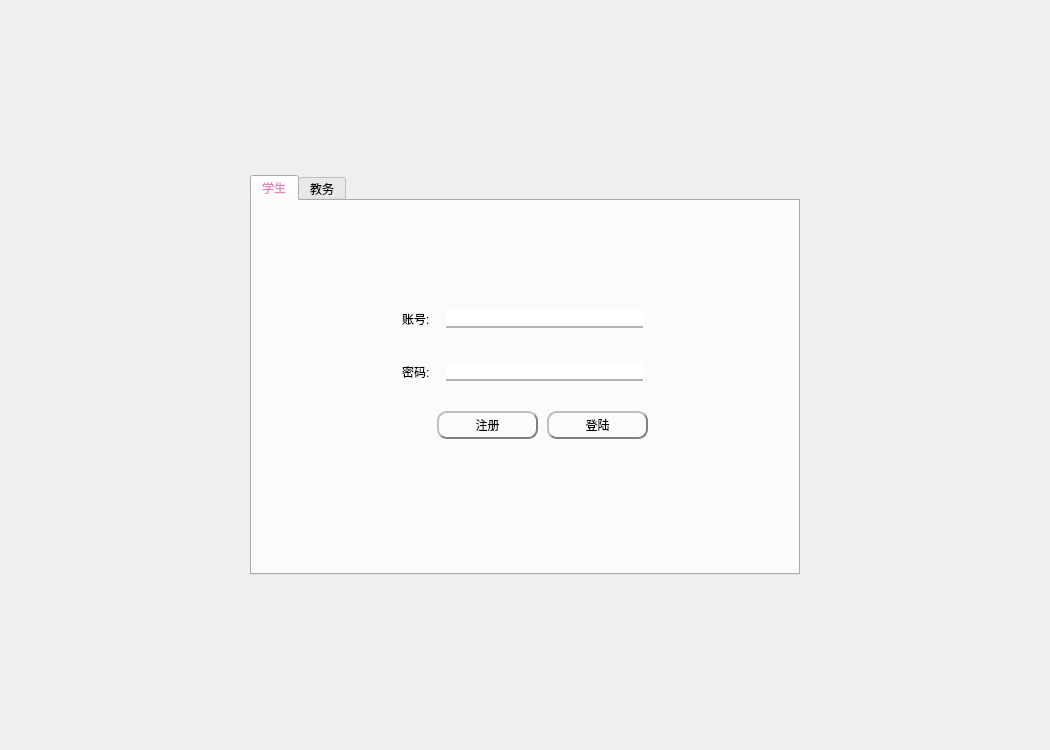
<?xml version="1.0" encoding="UTF-8"?>
<ui version="4.0">
 <class>Dialog</class>
 <widget class="QDialog" name="Dialog">
  <property name="windowModality">
   <enum>Qt::WindowModal</enum>
  </property>
  <property name="geometry">
   <rect>
    <x>0</x>
    <y>0</y>
    <width>1050</width>
    <height>750</height>
   </rect>
  </property>
  <property name="minimumSize">
   <size>
    <width>1050</width>
    <height>750</height>
   </size>
  </property>
  <property name="maximumSize">
   <size>
    <width>1050</width>
    <height>750</height>
   </size>
  </property>
  <property name="windowTitle">
   <string>登陆</string>
  </property>
  <property name="windowIcon">
   <iconset resource="icons.qrc">
    <normaloff>:/1/icons/window_icon.png</normaloff>:/1/icons/window_icon.png</iconset>
  </property>
  <property name="styleSheet">
   <string notr="true">font: 10pt &quot;微软雅黑&quot;;</string>
  </property>
  <layout class="QGridLayout" name="gridLayout_5">
   <item row="0" column="0">
    <widget class="QTabWidget" name="tabWidget">
     <property name="minimumSize">
      <size>
       <width>550</width>
       <height>400</height>
      </size>
     </property>
     <property name="maximumSize">
      <size>
       <width>550</width>
       <height>399</height>
      </size>
     </property>
     <property name="styleSheet">
      <string notr="true">QPushButton{border-radius: 10px;border: 2px groove gray;border-style: outset;}
QPushButton:hover{color: #66A3FF;background:qlineargradient(x1: 0, y1: 0, x2: 0, y2: 1,stop: 0 #fafafa, stop: 0.4 #f4f4f4,stop: 0.5 #e7e7e7, stop: 1.0 #fafafa);}
QPushButton:pressed{color: #E680BD;}
QLineEdit{border:0px;margin:10px;border-bottom: 2px solid #B3B3B3}
QLineEdit:hover{border-bottom: 3px solid #66A3FF;}
QLineEdit:focus{border-bottom: 3px solid #E680BD;}
QTabBar::tab:hover{color: #66A3FF;background:qlineargradient(x1: 0, y1: 0, x2: 0, y2: 1,stop: 0 #fafafa, stop: 0.4 #f4f4f4,stop: 0.5 #e7e7e7, stop: 1.0 #fafafa);}
QTabBar::tab:selected{color: #E680BD;}
</string>
     </property>
     <property name="tabPosition">
      <enum>QTabWidget::North</enum>
     </property>
     <property name="tabShape">
      <enum>QTabWidget::Rounded</enum>
     </property>
     <property name="currentIndex">
      <number>0</number>
     </property>
     <property name="usesScrollButtons">
      <bool>true</bool>
     </property>
     <property name="documentMode">
      <bool>false</bool>
     </property>
     <property name="tabsClosable">
      <bool>false</bool>
     </property>
     <property name="tabBarAutoHide">
      <bool>false</bool>
     </property>
     <widget class="QWidget" name="tab">
      <attribute name="icon">
       <iconset resource="icons.qrc">
        <normaloff>:/1/icons/学生.png</normaloff>:/1/icons/学生.png</iconset>
      </attribute>
      <attribute name="title">
       <string>学生</string>
      </attribute>
      <widget class="QPushButton" name="register_button_student">
       <property name="geometry">
        <rect>
         <x>185</x>
         <y>210</y>
         <width>101</width>
         <height>28</height>
        </rect>
       </property>
       <property name="sizePolicy">
        <sizepolicy hsizetype="Fixed" vsizetype="Fixed">
         <horstretch>0</horstretch>
         <verstretch>0</verstretch>
        </sizepolicy>
       </property>
       <property name="text">
        <string>注册</string>
       </property>
      </widget>
      <widget class="QPushButton" name="login_button_student">
       <property name="geometry">
        <rect>
         <x>295</x>
         <y>210</y>
         <width>101</width>
         <height>28</height>
        </rect>
       </property>
       <property name="sizePolicy">
        <sizepolicy hsizetype="Fixed" vsizetype="Fixed">
         <horstretch>0</horstretch>
         <verstretch>0</verstretch>
        </sizepolicy>
       </property>
       <property name="text">
        <string>登陆</string>
       </property>
      </widget>
      <widget class="QWidget" name="layoutWidget">
       <property name="geometry">
        <rect>
         <x>150</x>
         <y>90</y>
         <width>251</width>
         <height>111</height>
        </rect>
       </property>
       <layout class="QVBoxLayout" name="verticalLayout">
        <item>
         <layout class="QHBoxLayout" name="horizontalLayout">
          <item>
           <widget class="QLabel" name="label">
            <property name="text">
             <string>账号:</string>
            </property>
           </widget>
          </item>
          <item>
           <widget class="QLineEdit" name="account_input_student">
            <property name="sizePolicy">
             <sizepolicy hsizetype="Expanding" vsizetype="Fixed">
              <horstretch>0</horstretch>
              <verstretch>0</verstretch>
             </sizepolicy>
            </property>
           </widget>
          </item>
         </layout>
        </item>
        <item>
         <layout class="QHBoxLayout" name="horizontalLayout_3">
          <item>
           <widget class="QLabel" name="label_2">
            <property name="sizePolicy">
             <sizepolicy hsizetype="Preferred" vsizetype="Preferred">
              <horstretch>0</horstretch>
              <verstretch>0</verstretch>
             </sizepolicy>
            </property>
            <property name="text">
             <string>密码:</string>
            </property>
           </widget>
          </item>
          <item>
           <widget class="QLineEdit" name="password_input_student">
            <property name="sizePolicy">
             <sizepolicy hsizetype="Expanding" vsizetype="Fixed">
              <horstretch>0</horstretch>
              <verstretch>0</verstretch>
             </sizepolicy>
            </property>
           </widget>
          </item>
         </layout>
        </item>
       </layout>
      </widget>
     </widget>
     <widget class="QWidget" name="tab_2">
      <attribute name="icon">
       <iconset resource="icons.qrc">
        <normaloff>:/1/icons/管理员.png</normaloff>:/1/icons/管理员.png</iconset>
      </attribute>
      <attribute name="title">
       <string>教务</string>
      </attribute>
      <widget class="QPushButton" name="login_button_admin">
       <property name="geometry">
        <rect>
         <x>235</x>
         <y>210</y>
         <width>101</width>
         <height>28</height>
        </rect>
       </property>
       <property name="sizePolicy">
        <sizepolicy hsizetype="Fixed" vsizetype="Fixed">
         <horstretch>0</horstretch>
         <verstretch>0</verstretch>
        </sizepolicy>
       </property>
       <property name="text">
        <string>登陆</string>
       </property>
      </widget>
      <widget class="QWidget" name="layoutWidget">
       <property name="geometry">
        <rect>
         <x>150</x>
         <y>90</y>
         <width>251</width>
         <height>111</height>
        </rect>
       </property>
       <layout class="QVBoxLayout" name="verticalLayout_2">
        <item>
         <layout class="QHBoxLayout" name="horizontalLayout_4">
          <item>
           <widget class="QLabel" name="label_4">
            <property name="text">
             <string>账号:</string>
            </property>
           </widget>
          </item>
          <item>
           <widget class="QLineEdit" name="account_input_admin">
            <property name="sizePolicy">
             <sizepolicy hsizetype="Expanding" vsizetype="Fixed">
              <horstretch>0</horstretch>
              <verstretch>0</verstretch>
             </sizepolicy>
            </property>
           </widget>
          </item>
         </layout>
        </item>
        <item>
         <layout class="QHBoxLayout" name="horizontalLayout_2">
          <item>
           <widget class="QLabel" name="label_3">
            <property name="text">
             <string>密码:</string>
            </property>
           </widget>
          </item>
          <item>
           <widget class="QLineEdit" name="password_input_admin"/>
          </item>
         </layout>
        </item>
       </layout>
      </widget>
     </widget>
    </widget>
   </item>
  </layout>
 </widget>
 <tabstops>
  <tabstop>tabWidget</tabstop>
  <tabstop>account_input_student</tabstop>
  <tabstop>password_input_student</tabstop>
  <tabstop>login_button_student</tabstop>
  <tabstop>register_button_student</tabstop>
  <tabstop>account_input_admin</tabstop>
  <tabstop>password_input_admin</tabstop>
  <tabstop>login_button_admin</tabstop>
 </tabstops>
 <resources>
  <include location="icons.qrc"/>
  <include location="images.qrc"/>
 </resources>
 <connections>
  <connection>
   <sender>login_button_student</sender>
   <signal>clicked()</signal>
   <receiver>login_button_student</receiver>
   <slot>show()</slot>
   <hints>
    <hint type="sourcelabel">
     <x>765</x>
     <y>476</y>
    </hint>
    <hint type="destinationlabel">
     <x>765</x>
     <y>476</y>
    </hint>
   </hints>
  </connection>
 </connections>
</ui>
